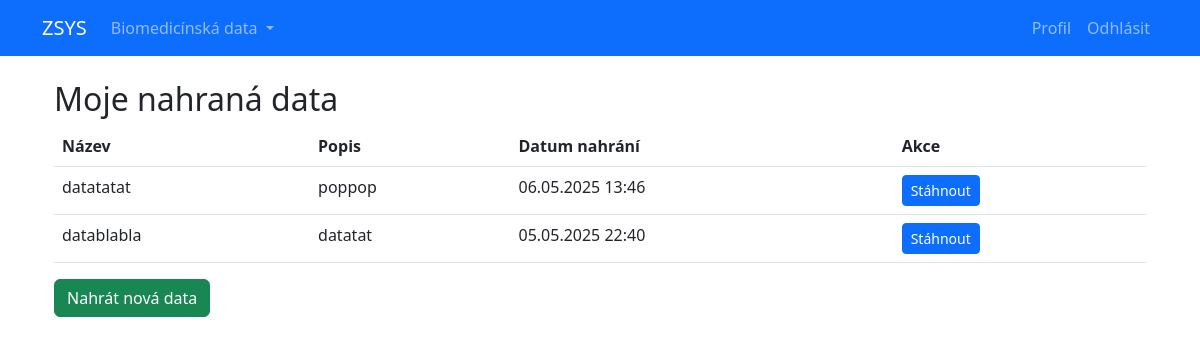
Page /data/ (signed in) on the earlier database version.
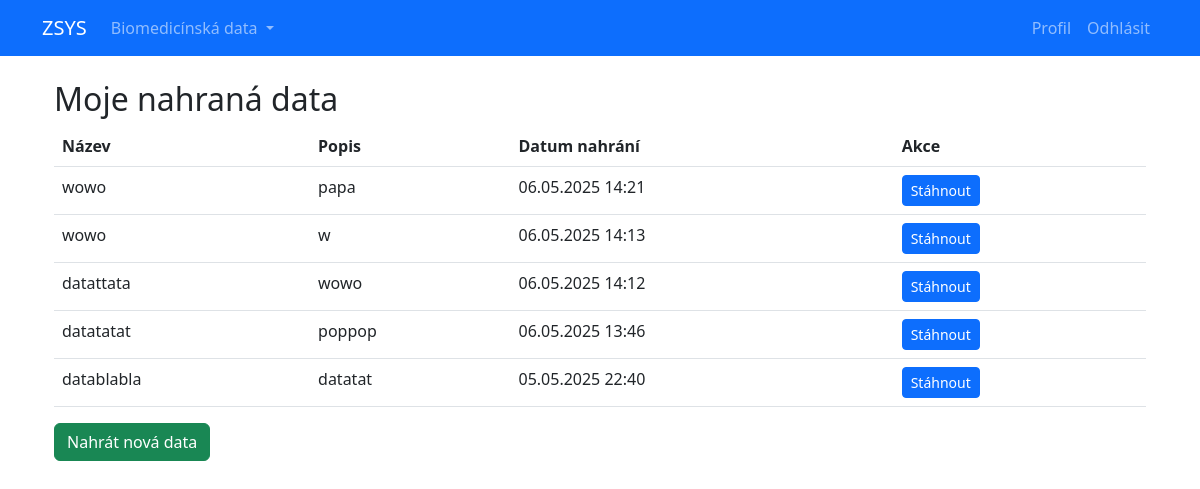
Same page on the later database version.
### data/models.py (models this page shows, shortened)
class BiomedicalData(models.Model):
    user = models.ForeignKey(
        settings.AUTH_USER_MODEL,
        on_delete=models.CASCADE,
        related_name='biomedical_data'
    )
    title = models.CharField(max_length=200)
    data_file = models.FileField(upload_to='medical_data/%Y/%m/%d/')
    description = models.TextField(blank=True)
    timestamp = models.DateTimeField(auto_now_add=True)
    class Meta:
        ordering = ['-timestamp']

### data/views.py (the view)
# urls.py: path('', views.data_list, name='data_list'),
@login_required
def data_list(request):
    user_data = BiomedicalData.objects.filter(user=request.user)
    return render(request, 'data/list.html', {'user_data': user_data})

### users/templates/Data/list.html
{% extends 'base.html' %}
{% block content %}
<div class="container mt-4">
    <h2>Moje nahraná data</h2>
    {% if user_data %}
    <table class="table">
        <thead>
            <tr>
                <th>Název</th>
                <th>Popis</th>
                <th>Datum nahrání</th>
                <th>Akce</th>
            </tr>
        </thead>
        <tbody>
            {% for data in user_data %}
            <tr>
                <td>{{ data.title }}</td>
                <td>{{ data.description|default:"-" }}</td>
                <td>{{ data.timestamp|date:"d.m.Y H:i" }}</td>
                <td>
                    <a href="{{ data.data_file.url }}" class="btn btn-sm btn-primary">
                        Stáhnout
                    </a>
                </td>
            </tr>
            {% endfor %}
        </tbody>
    </table>
    {% else %}
    <div class="alert alert-info">Zatím nemáte žádná nahraná data</div>
    {% endif %}
	<a href="{% url 'users:upload_data' %}" class="btn btn-success">Nahrát nová data</a>
</div>
{% endblock %}

### users/templates/base.html (shortened to what this page needs)
<!DOCTYPE html>
<html lang="cs">
<head>
    <link href="https://cdn.jsdelivr.net/npm/bootstrap@5.3.0/dist/css/bootstrap.min.css" rel="stylesheet">
</head>
<body>
    <nav class="navbar navbar-expand-lg navbar-dark bg-primary mb-4">
        <div class="container">
            <a class="navbar-brand" href="/">ZSYS</a>
            <div class="collapse navbar-collapse" id="mainNav">
                <ul class="navbar-nav me-auto">
                    <li class="nav-item dropdown">
                        <a class="nav-link dropdown-toggle" href="#" role="button" data-bs-toggle="dropdown">
                            Biomedicínská data
                        </a>
                    </li>
                </ul>
                <ul class="navbar-nav">
                    {% if user.is_authenticated %}
                        <li class="nav-item">
                            <a class="nav-link" href="{% url 'users:profile' %}">Profil</a>
                        </li>
                        <li class="nav-item">
                            <a class="nav-link" href="{% url 'users:logout' %}">Odhlásit</a>
                        </li>
                    {% endif %}
                </ul>
            </div>
        </div>
    </nav>
    <div class="container">
        {% block content %}
        {% endblock %}
    </div>
</body>
</html>

Differences in the rows shown:
added BiomedicalData: title "wowo", description "papa", timestamp "06.05.2025 14:21"
added BiomedicalData: title "wowo", description "w", timestamp "06.05.2025 14:13"
added BiomedicalData: title "datattata", description "wowo", timestamp "06.05.2025 14:12"
